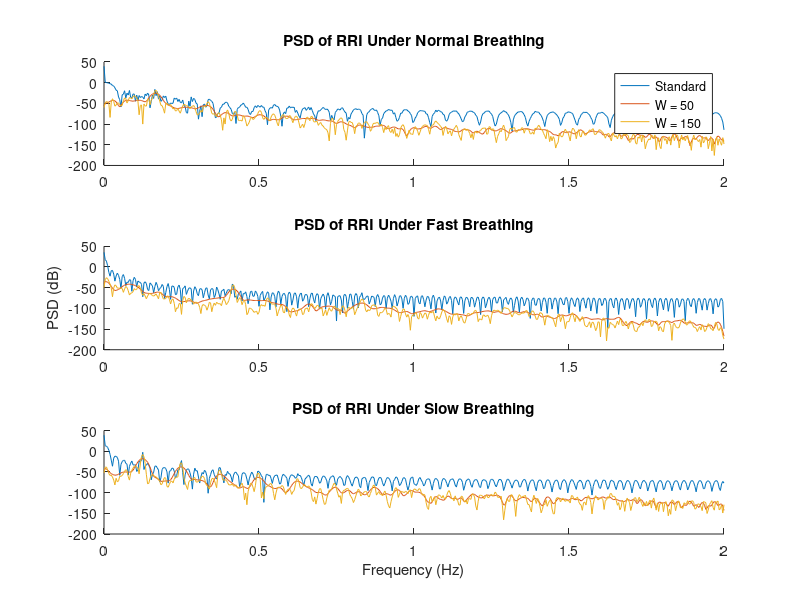
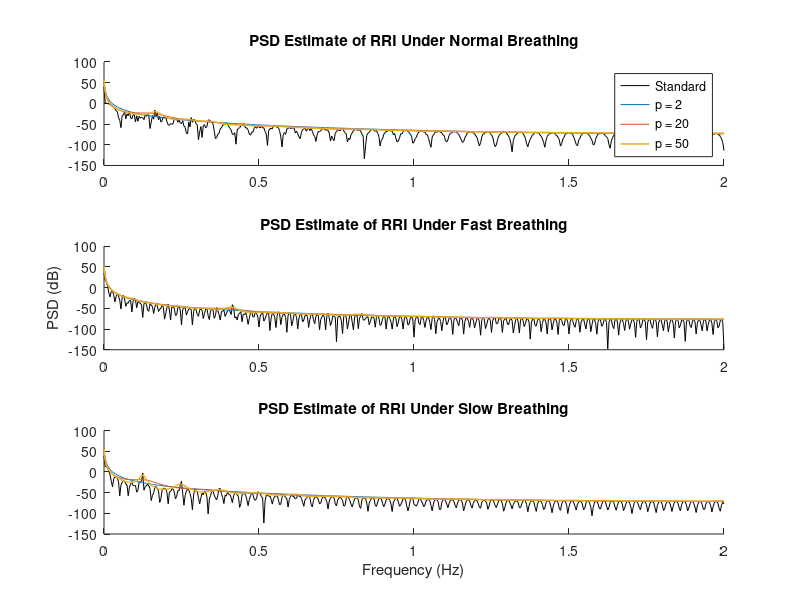

The MATLAB script that drew these images, in order:
%% 1.5 Real World Signals: Respiratory Sinus Arrhythmia from RR-Intervals
clear all; close all; clc
% EXTRACTING RRI FROM ECG (ONLY NEEDS TO BE DONE ONE TIME)

%iAmp_import_v40('ECG_Data/RAW_1.BIN'); %convert data to .mat
%iAmp_import_v40('ECG_Data/RAW_2.BIN');

% raw1 = load('ECG_Data/RAW_1.mat');
% raw2 = load('ECG_data/RAW_2.mat');
% 
% data = raw1.data;
% fsfs = raw1.fs;
% data_mean = data - mean(data);
% data_detrend = detrend(data_mean);
% plot(data_detrend);
% 
% s1 = 924;  s2 = 246245; %splits of three trials for raw1
% s3 = 324667; s4 = 504322; 
% s5 = 544900; s6 = 779359;

% s1 = 1560;  s2 = 250950; %splits of three trials for raw2
% s3 = 260160; s4 = 497777; 
% s5 = 507860; s6 = 748015;

% ecg_normal = data_detrend(s1:s2);
% ecg_fast = data_detrend(s3:s4);
% ecg_slow = data_detrend(s5:s6);
% 
% [rri, fs] = ECG_to_RRI(ecg_normal,fsfs);
% [rri_fast, fsrrii] = ECG_to_RRI(ecg_fast,fs);
% [rri_slow, fsrriii] = ECG_to_RRI(ecg_slow,fs);

%% a)
normal = load('ECG_Data/rri_normal_noanom2');
fast = load('ECG_Data/rri_fast_noanom2');
slow = load('ECG_Data/rri_slow_noanom2');
load ECG_Data/ECG_Data.mat

fs = normal.fs;
rri = {xRRI1 xRRI2 xRRI3};

nfft = 1024;
noverlap = 0;
window_t = [50 150];
window = window_t * fs;

figure(1)
hold on
for i = 1:length(rri)
    [psdStnd{i}, f] = periodogram(rri{i},rectwin(length(rri{i})), nfft, fs);
    psdW50{i} = pwelch(rri{i}, window(1), noverlap, nfft, fs);
    psdW150{i} = pwelch(rri{i}, window(2), noverlap, nfft, fs);
    
    subplot(3,1,i)
    hold on
    plot(f,mag2db(psdStnd{i}), f,mag2db(psdW50{i}), f,mag2db(psdW150{i}))
end

subplot(3,1,1)
title('PSD of RRI Under Normal Breathing')
lgd = legend('Standard','W = 50','W = 150');


subplot(3,1,2)
title('PSD of RRI Under Fast Breathing')
ylabel('PSD (dB)')

subplot(3,1,3)
title('PSD of RRI Under Slow Breathing')
xlabel('Frequency (Hz)')

for p = 2:50
    [coeffEst{p}, varEst(p)] = aryule(xRRI1,p);
    h = freqz(sqrt(varEst(p)),coeffEst{p},length(psdStnd{1}));
    psdEst{p} = abs(h).^2;
    %subplot(3,1,1)
    %plot(f, mag2db(psdEst{p}),'linewidth',1.1)
end

figure(2)
subplot(3,1,1)
hold on
plot(f,mag2db(psdStnd{1}),'k')
plot(f, mag2db(psdEst{2}), f, mag2db(psdEst{20}), f, mag2db(psdEst{50}),'linewidth',1.1)
title('PSD Estimate of RRI Under Normal Breathing')
lgd = legend('Standard','p = 2','p = 20','p = 50');

for p = 2:50
    [coeffEst{p}, varEst(p)] = aryule(xRRI2,p);
    h = freqz(sqrt(varEst(p)),coeffEst{p},length(psdStnd{2}));
    psdEst{p} = abs(h).^2;
end

subplot(3,1,2)
hold on
plot(f,mag2db(psdStnd{2}),'k')
plot(f, mag2db(psdEst{2}), f, mag2db(psdEst{20}), f, mag2db(psdEst{50}),'linewidth',1.1)
title('PSD Estimate of RRI Under Fast Breathing')
ylabel('PSD (dB)')

for p = 2:50
    [coeffEst{p}, varEst(p)] = aryule(xRRI3,p);
    h = freqz(sqrt(varEst(p)),coeffEst{p},length(psdStnd{3}));
    psdEst{p} = abs(h).^2;
end

subplot(3,1,3)
hold on
plot(f,mag2db(psdStnd{3}),'k')
plot(f, mag2db(psdEst{2}), f, mag2db(psdEst{20}), f, mag2db(psdEst{50}),'linewidth',1.1)
title('PSD Estimate of RRI Under Slow Breathing')
xlabel('Frequency (Hz)')
	